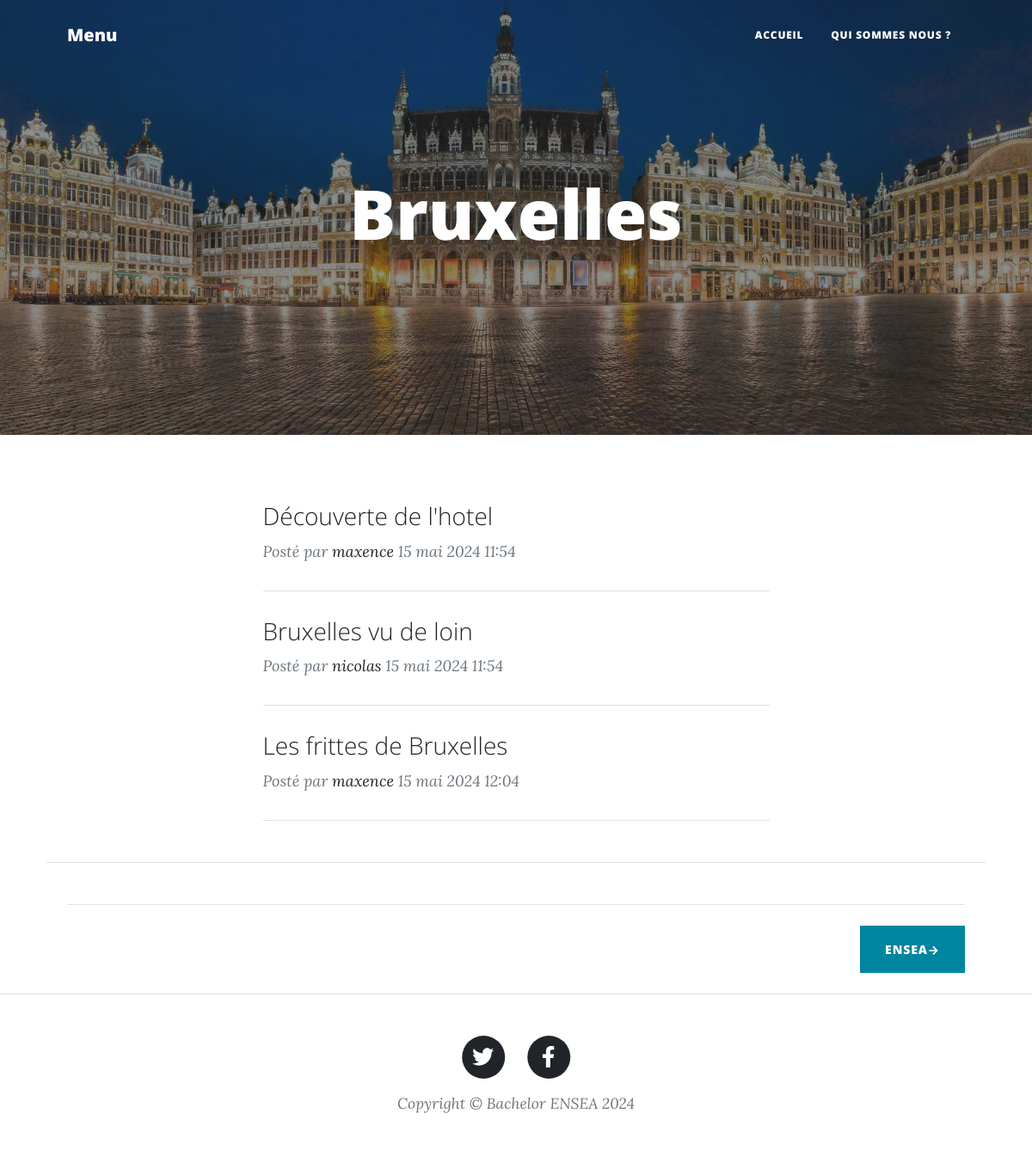
Before: / with the older database file.
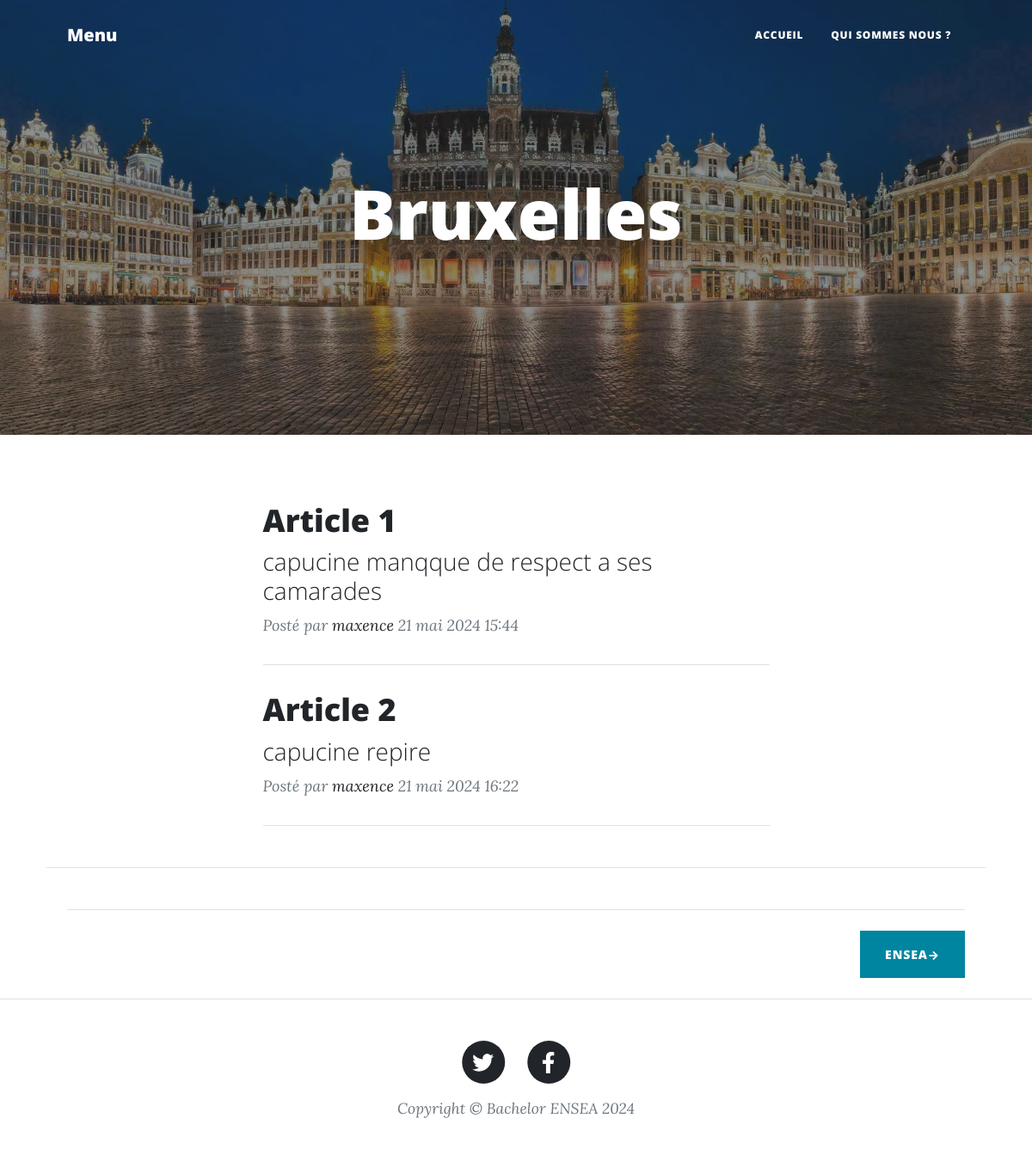
After: the same page with the newer database file.
### bachelor_projects/models.py (models this page shows)
class Article(models.Model):
    author = models.ForeignKey(settings.AUTH_USER_MODEL, on_delete=models.CASCADE)
    headline = models.CharField(max_length=30, default="")
    title = models.CharField(max_length=200)
    text = models.TextField()
    created_date = models.DateTimeField(default=timezone.now)
    image = models.ImageField(upload_to='images/', default="NULL")

### bachelor_projects/views.py (the view)
# urls.py: path('', views.index, name='index'),
def index(request):
    articles = Article.objects.all()
    for article in articles:
        print(article.title)
    return render(request, 'index.html', {'articles' : articles})

### bachelor_projects/templates/index.html (shortened to what this page needs)
{% load static %}
<!DOCTYPE html>
<html lang="en">
    <head>
        <link href="{% static 'css/styles.css' %}" rel="stylesheet" />
    </head>
    <body>
        <nav class="navbar navbar-expand-lg navbar-light" id="mainNav">
            <div class="container px-4 px-lg-5">
                <a class="navbar-brand" href="/">Menu</a>
                <div class="collapse navbar-collapse" id="navbarResponsive">
                    <ul class="navbar-nav ms-auto py-4 py-lg-0">
                        <li class="nav-item"><a class="nav-link px-lg-3 py-3 py-lg-4" href="/">Accueil</a></li>
                        <li class="nav-item"><a class="nav-link px-lg-3 py-3 py-lg-4" href="/about">Qui sommes nous ?</a></li>
                    </ul>
                </div>
            </div>
        </nav>
        <header class="masthead" style="background-image: url('{% static '/assets/img/GPbruxelles.jpg' %}')">
            <div class="container position-relative px-4 px-lg-5">
                <div class="row gx-4 gx-lg-5 justify-content-center">
                    <div class="col-md-10 col-lg-8 col-xl-7">
                        <div class="site-heading">
                            <h1>Bruxelles</h1>
                        </div>
                    </div>
                </div>
            </div>
        </header>
        <div class="container px-4 px-lg-5">
            <div class="row gx-4 gx-lg-5 justify-content-center">
                <div class="col-md-10 col-lg-8 col-xl-7">
                    {% for article in articles %}
                            <div class="post-preview">
                                <a href="post/{{article.id}}"><h2 class="post-title">{{ article.headline }}</h2>
                                <h3 class="post-subtitle">{{ article.title }}</h3>
                                </a>
                                    <p class="post-meta">
                                        Posté par
                                        <a href="#!">{{ article.author }}</a>
                                        {{article.created_date}}
                                        </p>
                            </div>
                            <hr class="my-4" />
                    {% endfor %}
                    </div>
                    <hr class="my-4" />
                    </div>
                    <hr class="my-4" />
                    <div class="d-flex justify-content-end mb-4"><a class="btn btn-primary text-uppercase" href="https://www.ensea.fr/fr">ENSEA→</a></div>
                </div>
        <footer class="border-top">
            <div class="container px-4 px-lg-5">
                <div class="row gx-4 gx-lg-5 justify-content-center">
                    <div class="col-md-10 col-lg-8 col-xl-7">
                        <ul class="list-inline text-center">
                            <li class="list-inline-item">
                                <a href="https://www.google.com/url?sa=t&source=web&rct=j&opi=89978449&url=https://twitter.com/ENSEA1%3Fref_src%3Dtwsrc%255Egoogle%257Ctwcamp%255Eserp%257Ctwgr%255Eauthor&ved=2ahUKEwjSufmsqI-GAxUfTaQEHT0BDGcQ6F56BAgQEAE&usg=AOvVaw0huT0OUO7M5kPNxgHVM6uB">
                                    <span class="fa-stack fa-lg">
                                        <i class="fas fa-circle fa-stack-2x"></i>
                                        <i class="fab fa-twitter fa-stack-1x fa-inverse"></i>
                                    </span>
                                </a>
                            </li>
                            <li class="list-inline-item">
                                <a href="https://www.google.com/url?sa=t&source=web&rct=j&opi=89978449&url=https://www.facebook.com/p/Ensea-100057085645194/&ved=2ahUKEwjc5ZfYqI-GAxVvfqQEHY5TBdQQFnoECBIQAQ&usg=AOvVaw02Iydgx2yLcIgfyeMxPWt5">
                                    <span class="fa-stack fa-lg">
                                        <i class="fas fa-circle fa-stack-2x"></i>
                                        <i class="fab fa-facebook-f fa-stack-1x fa-inverse"></i>
                                    </span>
                                </a>
                            </li>
                        </ul>
                        <div class="small text-center text-muted fst-italic">Copyright &copy; Bachelor ENSEA 2024</div>
                    </div>
                </div>
            </div>
        </footer>
    </body>
</html>

Changed rows visible on the page:
removed Article: title "Découverte de l'hotel", author "maxence", created_date "15 mai 2024 11:54"
removed Article: title "Bruxelles vu de loin", author "nicolas", created_date "15 mai 2024 11:54"
removed Article: title "Les frittes de Bruxelles", author "maxence", created_date "15 mai 2024 12:04"
added Article: headline "Article 1", title "capucine manqque de respect a ses camarades", author "maxence", created_date "21 mai 2024 15:44"
added Article: headline "Article 2", title "capucine repire", author "maxence", created_date "21 mai 2024 16:22"
